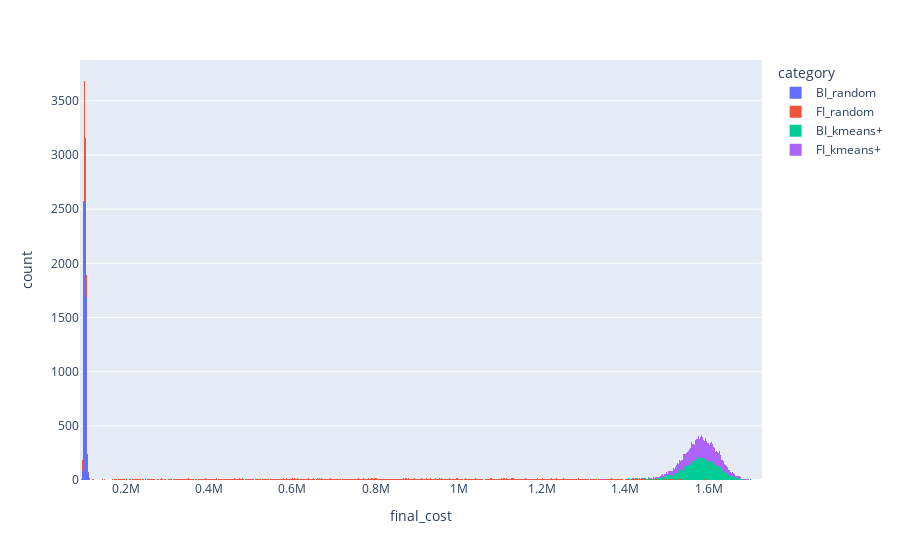

Write notebook code for a chart like this one.
### Code cell
df["category"] = df["IMPR_CLASS"].astype(str)+"_"+df["INIT_CHOICE"].astype(str)
for num_clust in df["NUM_CLUST"].unique():
    df_tmp = df.query(f"NUM_CLUST == {num_clust}")
    for attr in ["init_cost","num_iter","num_iter_glob","duration","final_cost"]:
        fig = px.histogram(df_tmp,x=attr,color="category",nbins=1000)    
        fig.write_image(str(dataset_path.parent.parent / f'./images/dataset_stats_{attr}_{num_clust}_clust.jpg'))
fig.show()

### Figure 1 — Plotly figure (JSON) as saved in the notebook; plotly's stock layout.template omitted (floating-point values rounded to 4 significant figures; data arrays with more than 128 entries replaced by an {"elided": "..."} marker saying what was removed)
{"data": [{"alignmentgroup": "True", "bingroup": "x", "hovertemplate": "category=BI_random<br>final_cost=%{x}<br>count=%{y}<extra></extra>", "legendgroup": "BI_random", "marker": {"color": "#636efa", "pattern": {"shape": ""}}, "name": "BI_random", "nbinsx": 1000, "offsetgroup": "BI_random", "orientation": "v", "showlegend": true, "type": "histogram", "x": {"elided": "9996 float values"}, "xaxis": "x", "yaxis": "y"}, {"alignmentgroup": "True", "bingroup": "x", "hovertemplate": "category=FI_random<br>final_cost=%{x}<br>count=%{y}<extra></extra>", "legendgroup": "FI_random", "marker": {"color": "#EF553B", "pattern": {"shape": ""}}, "name": "FI_random", "nbinsx": 1000, "offsetgroup": "FI_random", "orientation": "v", "showlegend": true, "type": "histogram", "x": {"elided": "9996 float values"}, "xaxis": "x", "yaxis": "y"}, {"alignmentgroup": "True", "bingroup": "x", "hovertemplate": "category=BI_kmeans+<br>final_cost=%{x}<br>count=%{y}<extra></extra>", "legendgroup": "BI_kmeans+", "marker": {"color": "#00cc96", "pattern": {"shape": ""}}, "name": "BI_kmeans+", "nbinsx": 1000, "offsetgroup": "BI_kmeans+", "orientation": "v", "showlegend": true, "type": "histogram", "x": {"elided": "10004 float values"}, "xaxis": "x", "yaxis": "y"}, {"alignmentgroup": "True", "bingroup": "x", "hovertemplate": "category=FI_kmeans+<br>final_cost=%{x}<br>count=%{y}<extra></extra>", "legendgroup": "FI_kmeans+", "marker": {"color": "#ab63fa", "pattern": {"shape": ""}}, "name": "FI_kmeans+", "nbinsx": 1000, "offsetgroup": "FI_kmeans+", "orientation": "v", "showlegend": true, "type": "histogram", "x": {"elided": "10004 float values"}, "xaxis": "x", "yaxis": "y"}], "layout": {"barmode": "relative", "legend": {"title": {"text": "category"}, "tracegroupgap": 0}, "margin": {"t": 60}, "xaxis": {"anchor": "y", "domain": [0, 1], "title": {"text": "final_cost"}}, "yaxis": {"anchor": "x", "domain": [0, 1], "title": {"text": "count"}}}}
